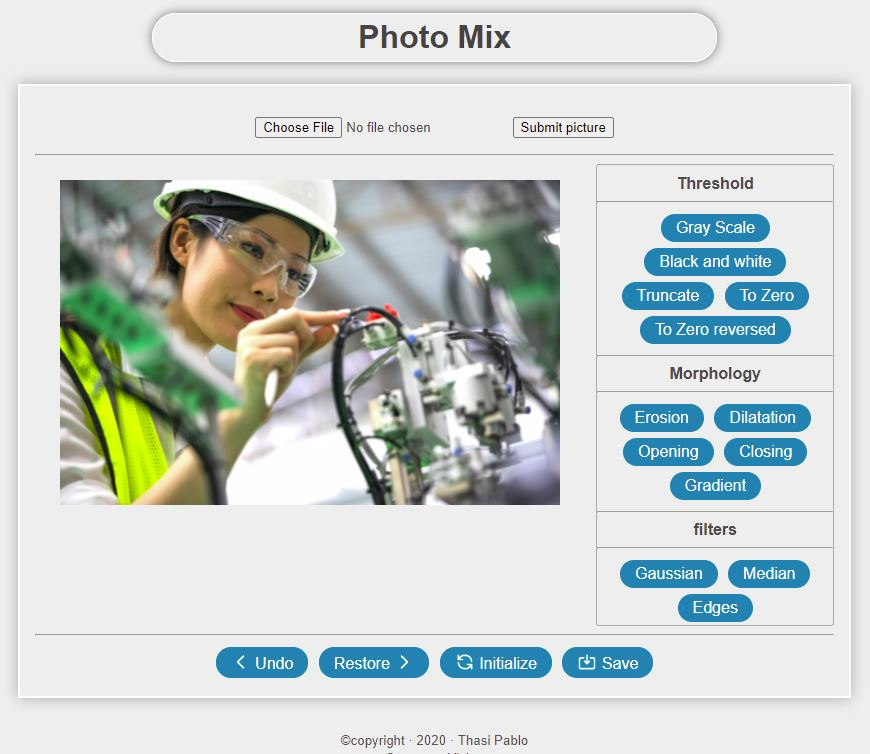
#> input picture snapshot.JPG, 870 x 754 px
$ python -i tools.py   (imports and definitions only)
#> lines starting #> are read from the running program, lines starting #| are printed output that depends on the picture; after the words box and inside, x2 and y2 are one past the last pixel; in counts of white or black regions, pixels touching at a corner belong together
import cv2
from base64 import b64encode


def read_image(img_path):
    img = cv2.imread(img_path)
    return img


def save_image(img):
    cv2.imwrite('C:/Users/rafik/Desktop/PhotoSaved/img.jpg', img)


# [4 lines left out: function img_enc, not called in this run]


def initialize(img):
    return img[0:2]


# THRESHOLD
# ***************************

def to_gray_scale(img):
    if img.shape[-1] == 3:
        return cv2.cvtColor(img, cv2.COLOR_BGR2GRAY)
    else:
        return img


def to_binary_inv(img, thresh=100):
    if img.shape[-1] == 3:
        img = to_gray_scale(img)
        _, img = cv2.threshold(img, thresh, 255, cv2.THRESH_BINARY_INV)
    else:
        _, img = cv2.threshold(img, thresh, 255, cv2.THRESH_BINARY_INV)
    return img


# [25 lines left out: functions to_truncate, to_zero, to_zero_inv, not called in this run]


# MORPHOLOGY
# *******************

# Element structurant
iterations = 1
elt_structurant = cv2.getStructuringElement(cv2.MORPH_CROSS, (5, 5))


# erosion
# **********

def erosion(img, iterations=iterations):
    return cv2.erode(img, elt_structurant, iterations=iterations)


# dilatation
# ************
def dilatation(img, iterations=iterations):
    return cv2.dilate(img, elt_structurant, iterations=iterations)


# ouverture
# *********
def open(img, iterations=iterations):
    return cv2.morphologyEx(img, cv2.MORPH_OPEN, elt_structurant, iterations=iterations)


# fermeture
# **********
def close(img, iterations=iterations):
    return cv2.morphologyEx(img, cv2.MORPH_CLOSE, elt_structurant, iterations=iterations)


# gradient
# **********************
def gradient(img, iterations=iterations):
    return cv2.morphologyEx(img, cv2.MORPH_GRADIENT, elt_structurant, iterations=iterations)


# FILTERS
# ********
def median_blur(img):
    return cv2.medianBlur(img, 5)


def gaussian_blur(img):
    return cv2.GaussianBlur(img, (5, 5), 0)


def edge_detect(img):
    return cv2.Canny(img, 100, 200)

>>> import cv2
>>> picture = cv2.imread('snapshot.JPG')
#> picture is the input picture: shape (754, 870, 3); mean B, G, R 205.4, 207.8, 200.8
>>> result = to_binary_inv(picture)
#> in to_gray_scale, `return cv2.cvtColor(img, cv2.COLOR_BGR2GRAY)`:
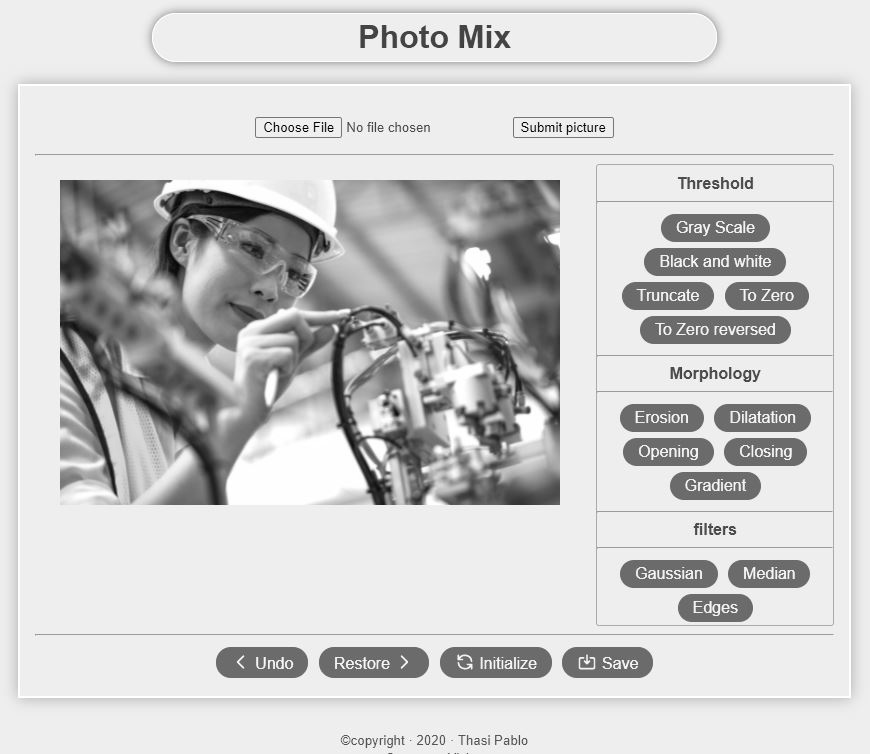
#> returned value: shape (754, 870); min 0, max 255, mean 205.4
#> in to_binary_inv, `_, img = cv2.threshold(img, thresh, 255, cv2.THRESH_BINARY_INV)`:
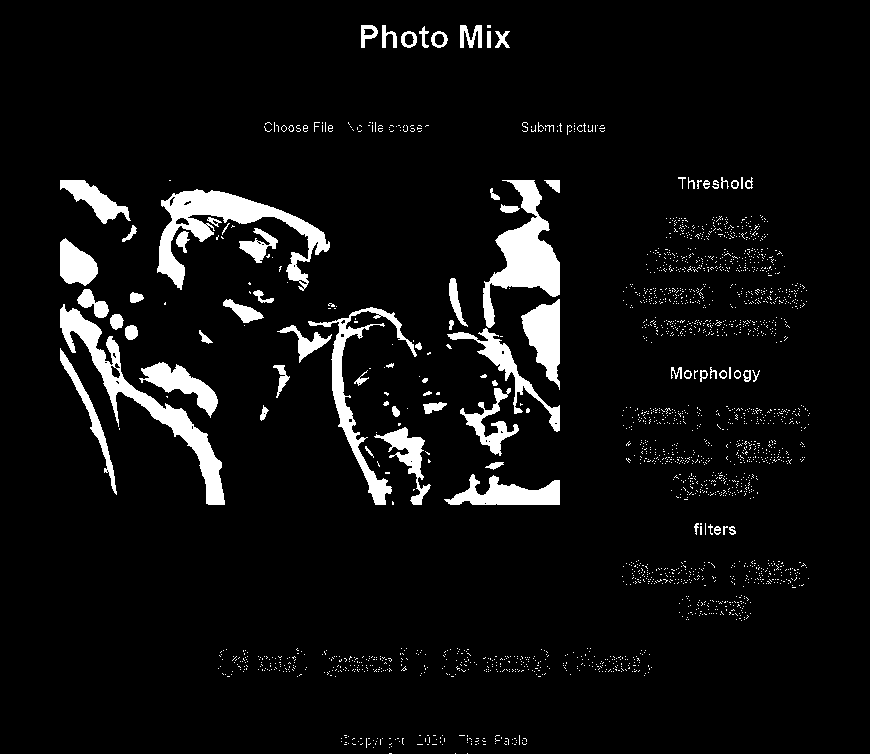
#> img: shape (754, 870); 6.3% white; 2240 white regions (2162 under 20 px), largest, box (x1, y1, x2, y2) and area: (157, 189, 330, 291) 5134, (60, 304, 225, 505) 4831, (483, 180, 560, 328) 4503
